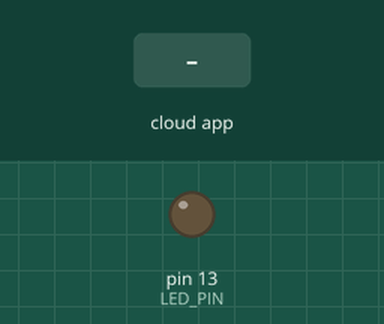
A sketch run on a simulated Arduino Uno, built with avr-gcc and run on an emulated ATmega328P. On the bench: output pins drawn as LEDs (lit = HIGH). Inputs (shaded band) come from the test bench. The ROS host is connected and sends only what is stated.

Above: at 1.2 s.
1.3 s: the phone or cloud app sets light to 0
At 1.7 s:
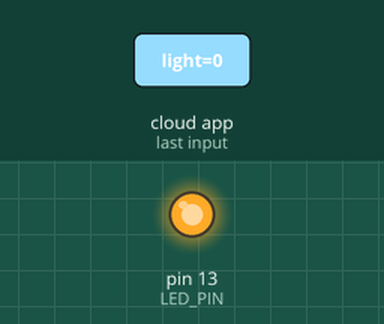
Timing chart, 0 to 4.3 s (numbered marks = the images above; inputs shaded):
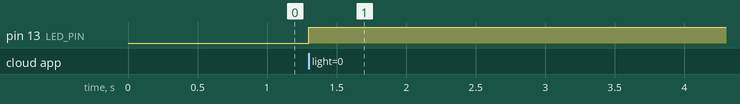

Measured:
- after the input at 1.3 s, pin 13 (LED_PIN): LOW → HIGH at once

The sketch:

ros_light.ino
```cpp
#include <ros.h>
#include <std_msgs/String.h>

ros::NodeHandle nh;

const int LED_PIN = 13;

void messageCb(const std_msgs::String& msg) {

  if (strcmp(msg.data, "light off") == 0) {
    digitalWrite(LED_PIN, LOW);
  } else {
    digitalWrite(LED_PIN, HIGH);
  }

}

ros::Subscriber<std_msgs::String> sub("/mcu/light", &messageCb);

void setup() {
  pinMode(LED_PIN, OUTPUT);

  Serial.begin(9600);
  nh.initNode();
  nh.subscribe(sub);
}

void loop() {
  nh.spinOnce();
}

// rostopic pub -1 /mcu/light std_msgs/String "data: 'light on'"
// rostopic pub -1 /mcu/light std_msgs/String "data: 'light off'"

// rostopic pub -1 /mcu/camera_light std_msgs/String "data: 'light on'"
```
